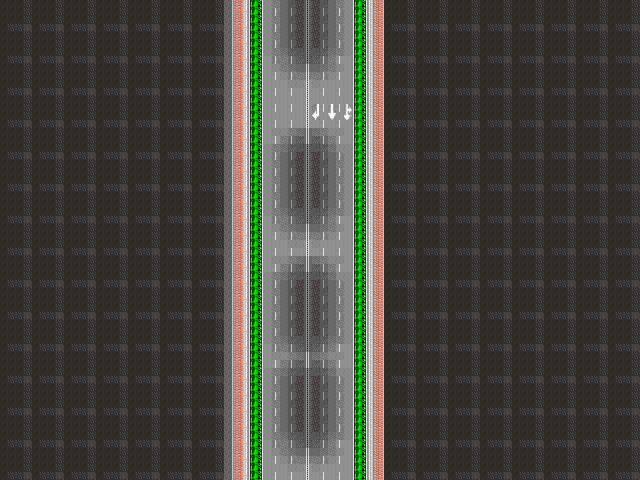

A level layout from a 2D game, rendered from its tile map. Below: a short description, then the map file with tile-grid data replaced by summaries:
An orthogonal 20x15 tile map with 32x32 px tiles, 1 tile layer (Calque de Tile 1), 2 tilesets and 9 objects (3x CoinEntity, mainPlayer, EnemyEntity, me.LevelEntity).

<map version="1.0" orientation="orthogonal" renderorder="right-down" width="20" height="15" tilewidth="32" tileheight="32" nextobjectid="18">
 <tileset firstgid="1" name="Road" tilewidth="32" tileheight="32" tilecount="1024" columns="32">
  <image source="Road.png" width="1024" height="1024" />
 </tileset>
 <tileset firstgid="1025" name="Road" tilewidth="32" tileheight="32" tilecount="1024" columns="32">
  <image source="Road.png" width="1024" height="1024" />
 </tileset>
 <layer name="Calque de Tile 1" width="20" height="15">
  <data>[300 cells, 300 non-empty, 26 distinct tile ids]</data>
 </layer>
 <objectgroup color="#00ff00" name="Calque d'objets 1">
  <object id="1" name="mainPlayer" x="266" y="1" width="32" height="32">
   <properties>
    <property name="frameheight" type="int" value="32" />
    <property name="framewidth" type="int" value="32" />
    <property name="image" value="FauxCamion2" />
   </properties>
  </object>
  <object id="10" name="CoinEntity" x="271" y="170" width="32" height="32">
   <properties>
    <property name="framewidth" type="int" value="32" />
    <property name="image" value="coin" />
   </properties>
  </object>
  <object id="13" name="CoinEntity" x="314" y="88" width="32" height="32">
   <properties>
    <property name="framewidth" type="int" value="32" />
    <property name="image" value="coin" />
   </properties>
  </object>
  <object id="14" name="CoinEntity" x="313" y="265" width="32" height="32">
   <properties>
    <property name="framewidth" type="int" value="32" />
    <property name="image" value="coin" />
   </properties>
  </object>
  <object id="15" name="EnemyEntity" x="265" y="342" width="85" height="33" />
  <object id="17" name="me.LevelEntity" x="267" y="440" width="85" height="22">
   <properties>
    <property name="duration" type="int" value="250" />
    <property name="fade" value="#000000" />
    <property name="to" value="area_02" />
   </properties>
  </object>
 </objectgroup>
 <objectgroup color="#ff00ff" name="collision">
  <object id="7" x="353" y="2" width="279" height="477" />
  <object id="8" x="24" y="1" width="240" height="482" />
  <object id="9" x="224" y="464" width="167" height="35" />
 </objectgroup>
</map>
